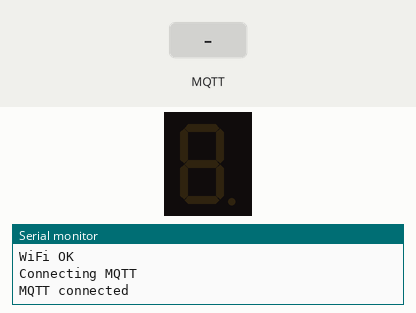
Bench run of a sketch on a simulated Arduino Uno R4 WiFi. On the bench: 1-digit seven-segment display, the last lines printed to the serial monitor. Wiring (inferred from the names in the program): 1-digit 7-segment display, segments lit when HIGH: segments D1, D2, D3, D4, D5, D6, D7. The test bench sets the inputs (shaded band). WiFi joins after 1.5 s; servers stay silent unless stated; no MQTT or app messages arrive unless stated; the segment pins are drawn as the display they are named for.

Above: at 5.7 s.
5.8 s: MQTT message "5" arrives on the first subscribed topic
At 6.1 s:
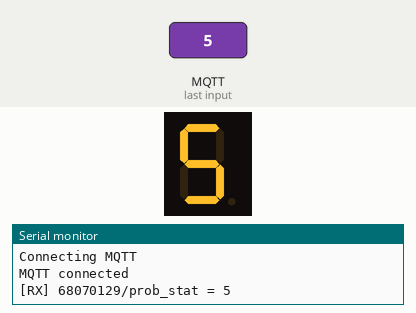
7.3 s: MQTT message "on" arrives on the first subscribed topic
At 8.5 s:
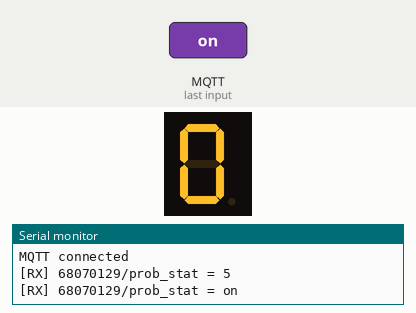
8.8 s: MQTT message "1" arrives on the first subscribed topic
At 9.6 s:
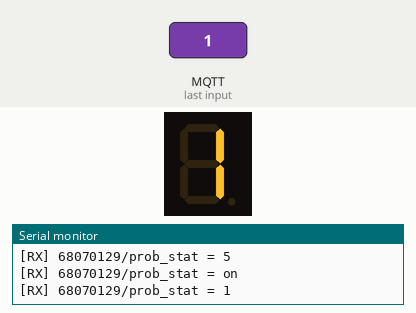
10.3 s: MQTT message "90" arrives on the first subscribed topic
At 10.7 s:
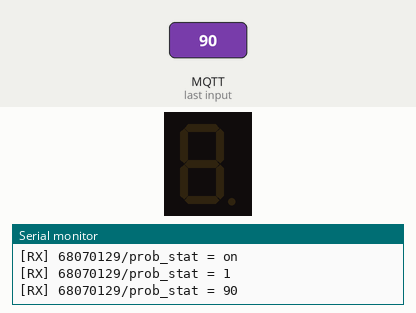
11.8 s: MQTT message "0" arrives on the first subscribed topic
At 13.1 s:
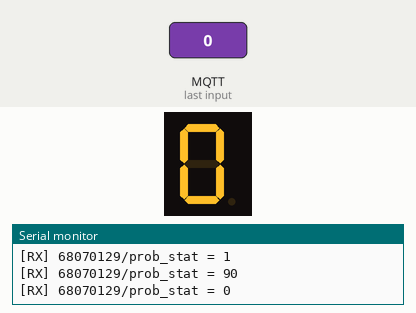
Timing chart, 0 to 14.3 s (numbered marks = the images above; inputs shaded):
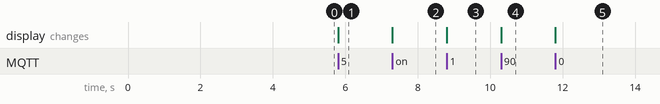

The sketch:

Mock_Reciver_7seg.ino
```cpp
#include <WiFiS3.h>                                   // ไลบรารี Wi-Fi ของ UNO R4 WiFi
#include <MQTT.h>                                     // ไลบรารี MQTT

const char WIFI_SSID[]     = "iPhonePut";                // ชื่อ hotspot
const char WIFI_PASSWORD[] = "12345678a";             // รหัส hotspot

const char MQTT_BROKER_ADRRESS[] = "phycom.it.kmitl.ac.th"; // broker ของสอบ
const int  MQTT_PORT = 1883;                          // พอร์ต MQTT ของบอร์ด
const char MQTT_CLIENT_ID[] = "arduino-7seg-68070129"; // ต้องไม่ซ้ำกับโค้ดอื่น
const char TOPIC_PROB[] = "68070129/prob_stat";       // topic รับเลข 0-9

const int  segPins[7] = {1, 2, 3, 4, 5, 6, 7};        // ขา a b c d e f g ตามที่ต่อ = D1-D7
const bool COMMON_CATHODE_7SEG = true;                // true = COM ลง GND / false = COM ไป 5V
const byte digits[10][7] = {                          // ส่วนที่ติดของเลข 0-9 (a b c d e f g)
  {1,1,1,1,1,1,0}, {0,1,1,0,0,0,0}, {1,1,0,1,1,0,1}, {1,1,1,1,0,0,1}, {0,1,1,0,0,1,1},
  {1,0,1,1,0,1,1}, {1,0,1,1,1,1,1}, {1,1,1,0,0,0,0}, {1,1,1,1,1,1,1}, {1,1,1,1,0,1,1} };

WiFiClient network;                                   // ตัวเชื่อมต่อเครือข่าย
MQTTClient client(256);                               // MQTT client

void showDigit(int n) {                               // แสดงเลข 0-9 (นอกช่วง = ดับหมด)
  for (int i = 0; i < 7; i++) {                       // วนทั้ง 7 ส่วน
    bool on = (n >= 0 && n <= 9) && digits[n][i];     // ส่วนนี้ต้องติดไหม
    digitalWrite(segPins[i], COMMON_CATHODE_7SEG ? on : !on); // common anode กลับค่า
  }
}

void messageReceived(String &topic, String &payload) {// ทำงานเมื่อมีข้อความเข้า
  Serial.print("[RX] ");                              // แสดงใน Serial
  Serial.print(topic);                                // ชื่อ topic
  Serial.print(" = ");                                // ตัวคั่น
  Serial.println(payload);                            // ข้อความ
  if (topic == TOPIC_PROB) {                          // ถ้ามาจาก topic prob_stat
    showDigit(payload.toInt());                       // แสดงเลขที่รับ
  }
}

void connectWiFi() {                                  // ต่อ Wi-Fi
  Serial.print("Connecting WiFi");                    // แจ้งสถานะ
  while (WiFi.status() != WL_CONNECTED) {             // วนจนต่อติด
    WiFi.begin(WIFI_SSID, WIFI_PASSWORD);             // ลองต่อ
    delay(3000);                                      // รอ 3 วินาที
    Serial.print(".");                                // พิมพ์จุด
  }
  Serial.println("\nWiFi OK");                        // ต่อติดแล้ว
}

void connectMQTT() {                                  // ต่อ broker
  Serial.print("Connecting MQTT");                    // แจ้งสถานะ
  while (!client.connect(MQTT_CLIENT_ID, "", "")) {   // วนจนต่อติด
    Serial.print(".");                                // พิมพ์จุด
    delay(1000);                                      // รอ 1 วินาที
  }
  Serial.println("\nMQTT connected");                 // ต่อติดแล้ว
  client.subscribe(TOPIC_PROB);                       // สมัครรับ topic prob_stat
}

void setup() {                                        // ทำครั้งเดียวตอนเริ่ม
  Serial.begin(115200);                               // เปิด Serial
  for (int i = 0; i < 7; i++) pinMode(segPins[i], OUTPUT); // ขา 7-segment เป็น output
  showDigit(-1);                                      // เริ่มดับทุกส่วน
  connectWiFi();                                      // ต่อ Wi-Fi
  client.begin(MQTT_BROKER_ADRRESS, MQTT_PORT, network); // ตั้งค่า broker
  client.onMessage(messageReceived);                  // กำหนดฟังก์ชันรับข้อความ
  connectMQTT();                                      // ต่อ broker และ subscribe
}

void loop() {                                         // ทำซ้ำตลอด
  client.loop();                                      // รับข้อความ + keep-alive (ต้องเรียกทุกรอบ)
  if (WiFi.status() != WL_CONNECTED) connectWiFi();   // Wi-Fi หลุด ต่อใหม่
  if (!client.connected()) connectMQTT();             // broker หลุด ต่อใหม่
}
```

Measured:
- after the input at 5.8 s, the display: changes at once (image 1)
- after the input at 7.3 s, the display: changes at once (image 2)
- after the input at 8.8 s, the display: changes at once (image 3)
- after the input at 10.3 s, the display: changes at once (image 4)
- after the input at 11.8 s, the display: changes at once (image 5)
